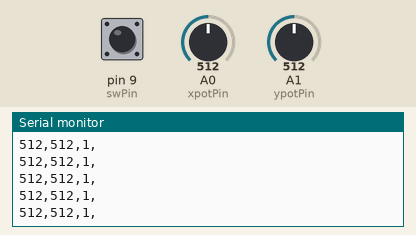
Recording of a sketch running on a simulated Arduino Uno, built with avr-gcc and run on an emulated ATmega328P. Parts: the last lines printed to the serial monitor. Inputs (shaded band) come from the test bench; at power-on: A0 (xpotPin) = 512, A1 (ypotPin) = 512, pin 9 (swPin) HIGH.

Above: at 1.2 s.
1.3 s: A0 (xpotPin) set to 716
At 1.31 s:
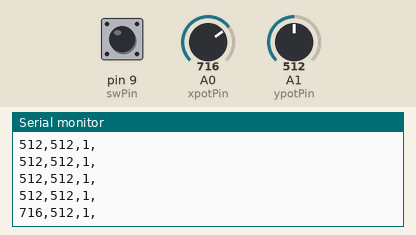
2.8 s: A1 (ypotPin) set to 716
At 2.82 s:
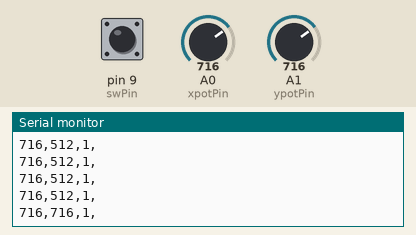
4.3 s: pin 9 (swPin) pulled LOW for 0.15 s
At 4.33 s:
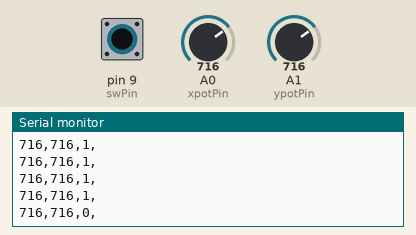
5.9 s: A0 (xpotPin) set to 900
At 5.94 s:
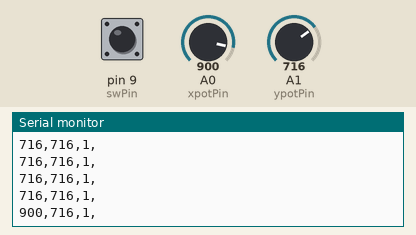
7.4 s: pin 9 (swPin) pulled LOW for 1 s
At 7.45 s:
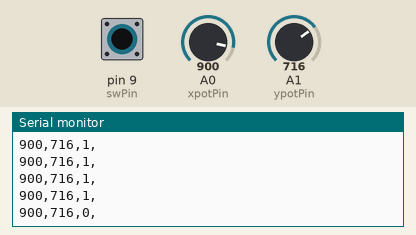
9.9 s: A1 (ypotPin) set to 0
At 9.97 s:
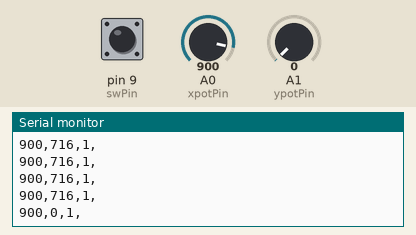
Timing chart, 0 to 12.9 s (numbered marks = the images above; inputs shaded):
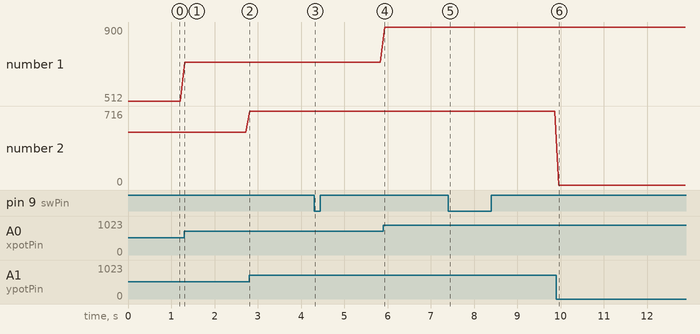

The sketch:

_35_PS2Joystick_Processing.ino
```cpp
/***********************************************************
File name:   35_PS2Joystick_Processing.ino
Description: Arduino and processing interactive
             The Joystiak data which Arduino collected send
             the processing software to display.
Website: www.uctronics.com
E-mail: sales@uctronics.com
Author: Lee
Date: 2017/01/16
***********************************************************/
int xpotPin = 0; // Define UNO board A0 pin connect the Ioystick x
int ypotPin = 1; // Define UNO board A1 pin connect the Ioystick y
int swPin = 9;   // Define UNO board digital 9 pin connect the Ioystick sw

int xval = 0;
int yval = 0;
int swval= 0;

void setup() {
  // Start the serial port, baud rate to 9600
  Serial.begin(9600);
  pinMode(swPin,INPUT_PULLUP);//Set swPin inputand pull up
}

void loop() {
  // Read the Joystick x y sw information
  int xval = analogRead(xpotPin);
  int yval = analogRead(ypotPin);
  int swval = digitalRead(swPin);

  Serial.print(xval);//Dend xval value
  Serial.print(',');
  Serial.print(yval);//Dend yval value
  Serial.print(',');
  Serial.print(swval);//Dend swval value
  Serial.println(',');
  delay(100);
}
```

Measured:
- after the input at 1.3 s, the serial monitor: prints a new line at once (image 1)
- after the input at 2.8 s, the serial monitor: prints a new line at once (image 2)
- after the input at 4.3 s, the serial monitor: prints a new line at once (image 3)
- after the input at 5.9 s, the serial monitor: prints a new line at once (image 4)
- after the input at 7.4 s, the serial monitor: prints a new line after 0.05 s (image 5)
- after the input at 9.9 s, the serial monitor: prints a new line after 0.06 s (image 6)
- plotted number 1: 512 → 716 after the input at 1.3 s, 716 → 900 after the input at 5.9 s
